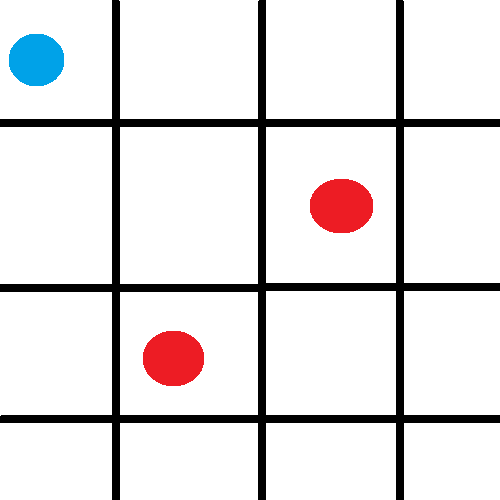
#> input picture Tutorials/opencv/example_board.png, 500 x 500 px
$ python center_of_shape.py --image example_board.png
#> lines starting #> are read from the running program, lines starting #| are printed output that depends on the picture; after the words box and inside, x2 and y2 are one past the last pixel; in counts of white or black regions, pixels touching at a corner belong together
# Tutorial: https://www.pyimagesearch.com/2016/02/01/opencv-center-of-contour/

import argparse
import cv2
import imutils

MIN_THRESH = 5.0

# construct the argument parse and parse the arguments
ap = argparse.ArgumentParser()
ap.add_argument("-i", "--image", required=True,
	help="path to the input image")
args = vars(ap.parse_args())

# load the image, convert it to grayscale, blur it slightly,
# and threshold it
image = cv2.imread(args["image"])
#> image is the input picture: shape (500, 500, 3); mean B, G, R 226.1, 225.3, 228.4
gray = cv2.cvtColor(image, cv2.COLOR_BGR2GRAY)
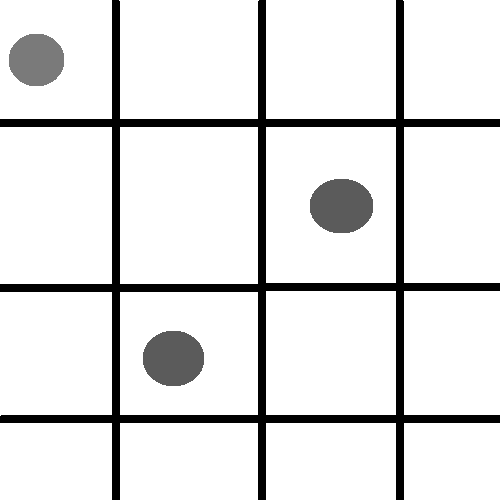
#> gray: shape (500, 500); min 0, max 255, mean 226.3
blurred = cv2.GaussianBlur(gray, (5, 5), 0)
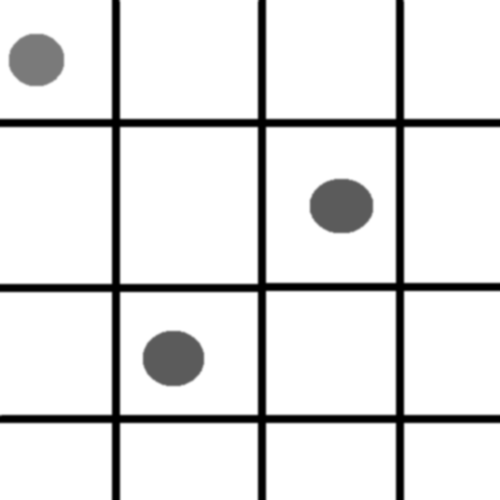
#> blurred: shape (500, 500); min 0, max 255, mean 226.3
thresh = cv2.threshold(blurred, 60, 255, cv2.THRESH_BINARY)[1]
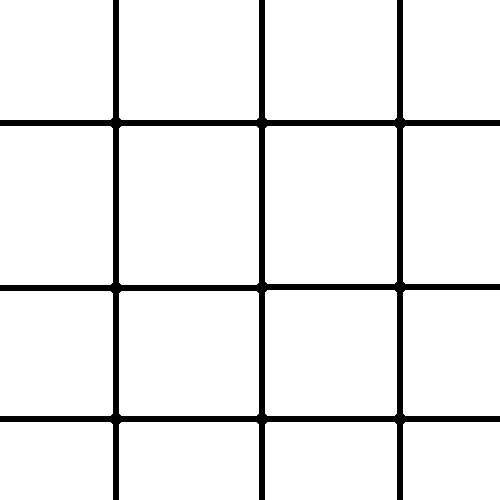
#> thresh: shape (500, 500); 92.9% white; 1 black region

# find contours in the thresholded image
cnts = cv2.findContours(thresh.copy(), cv2.RETR_EXTERNAL,
	cv2.CHAIN_APPROX_SIMPLE)
#> cnts = 16 contours; largest, box (x1, y1, x2, y2) and area: (119, 126, 259, 285) 21954, (265, 126, 397, 284) 20559, (0, 126, 113, 285) 17692, (119, 291, 259, 416) 17228, (119, 0, 259, 120) 16537
cnts = imutils.grab_contours(cnts)

# loop over the contours
for c in cnts:
	# compute the center of the contour
    if cv2.contourArea(c) > MIN_THRESH:
        # process the contour
        M = cv2.moments(c)
        cX = int(M["m10"] / M["m00"])
        cY = int(M["m01"] / M["m00"])

        # draw the contour and center of the shape on the image
        cv2.drawContours(image, [c], -1, (0, 255, 0), 2)
        cv2.circle(image, (cX, cY), 7, (255, 255, 255), -1)
        cv2.putText(image, "center", (cX - 20, cY - 20),
            cv2.FONT_HERSHEY_SIMPLEX, 0.5, (255, 255, 255), 2)

	# show the image
    cv2.imshow("Image", image)
    cv2.waitKey(0)
#> this loop made 16 passes
#> (cX, cY) on passes 1 to 12: (451, 460), (330, 460), (188, 460), (55, 460), (188, 353), (55, 353), (451, 352), (330, 352), (451, 204), (330, 204), (188, 205), (55, 205)
#> pass 1, `cv2.imshow("Image", image)`:
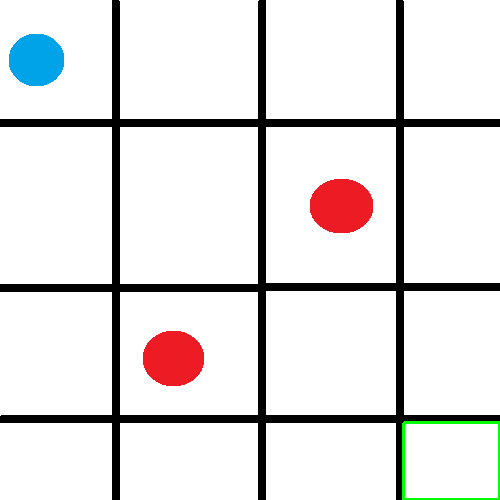
#> window 'Image': shape (500, 500, 3); mean B, G, R 225.6, 225.7, 227.8
#> pass 2, `cv2.imshow("Image", image)`:
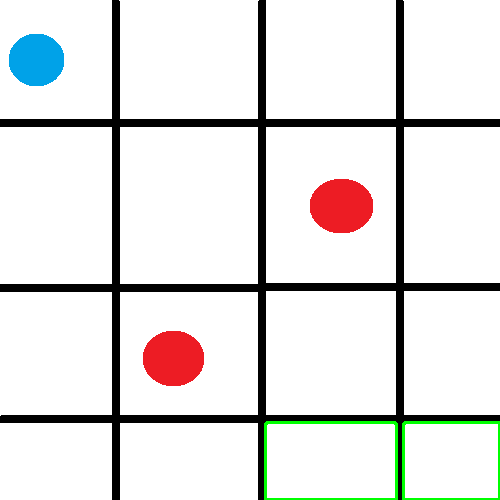
#> window 'Image': shape (500, 500, 3); mean B, G, R 225.1, 226.2, 227.3
#> after the loop:
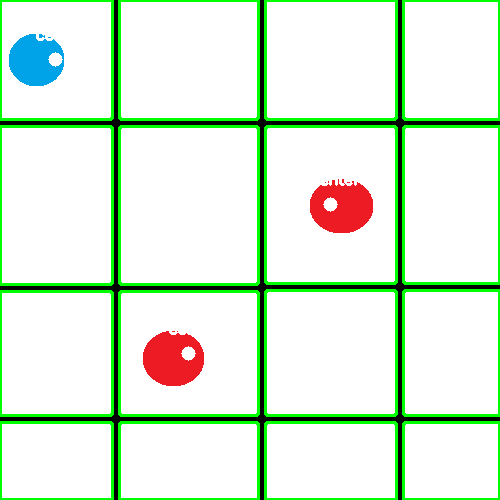
#> image: shape (500, 500, 3); 8.65% of pixels changed, all inside (x1, y1, x2, y2) = (0, 0, 500, 500)
